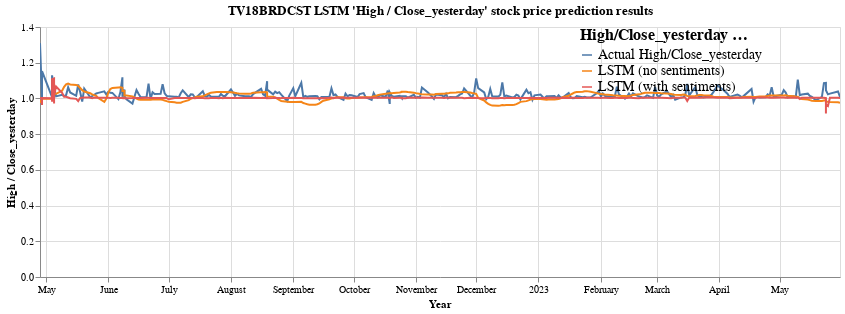

Notebook code for this chart:
### Code cell
high_close_yesterday_ratio = alt.Chart(melted_df, title="TV18BRDCST LSTM 'High / Close_yesterday' stock price prediction results").mark_line().encode(
    x=alt.X('date:T', title="Year"),
    y = alt.Y('High/Close_yesterday:Q', title="High / Close_yesterday"),
    color = alt.Color('High/Close_yesterday method:N',
                      legend=alt.Legend(orient='right',direction = 'vertical',labelLimit = 400))
    ).properties(height = 250, width = 800
    ).configure_legend(
    offset=-260,
    symbolDirection='vertical',
        titleFontSize=16,
        labelFontSize=14
    )

high_close_yesterday_ratio.interactive()

### Figure 1 — Vega-Lite specification as saved in the notebook (floating-point values rounded to 4 significant figures; data arrays with more than 128 entries replaced by an {"elided": "..."} marker saying what was removed)
{"usermeta": {"embedOptions": {"theme": "fivethirtyeight"}}, "config": {"view": {"continuousWidth": 400, "continuousHeight": 300}, "legend": {"labelFontSize": 14, "offset": -260, "symbolDirection": "vertical", "titleFontSize": 16}}, "data": {"name": "data-9a178a4b8f1832d9c58931a079355e94"}, "mark": "line", "encoding": {"color": {"field": "High/Close_yesterday method", "legend": {"direction": "vertical", "labelLimit": 400, "orient": "right"}, "type": "nominal"}, "x": {"field": "date", "title": "Year", "type": "temporal"}, "y": {"field": "High/Close_yesterday", "title": "High / Close_yesterday", "type": "quantitative"}}, "height": 250, "selection": {"selector002": {"type": "interval", "bind": "scales", "encodings": ["x", "y"]}}, "title": "TV18BRDCST LSTM 'High / Close_yesterday' stock price prediction results", "width": 800, "$schema": "https://vega.github.io/schema/vega-lite/v4.17.0.json", "datasets": {"data-9a178a4b8f1832d9c58931a079355e94": {"elided": "2382 records"}}}
